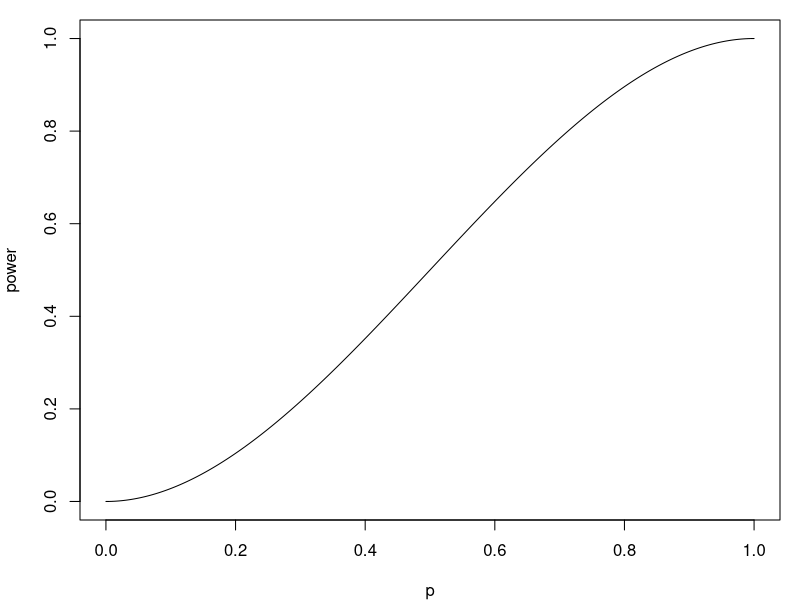

Here is the R script that generated this plot:
## ---- chunk 1
knitr::opts_chunk$set(echo = TRUE)
## ---- chunk 2
p = seq(0,1,by=0.001)
power = 3*p^2-2*p^3
par(mar=c(4,4,1,1))
plot(p,power,type="l")
